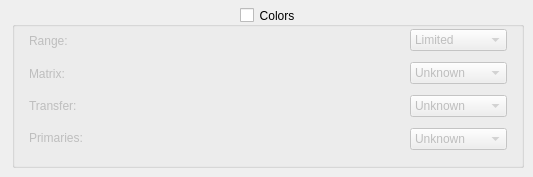
        <widget class="QWidget" name="Colors3Tab">
         <attribute name="title">
          <string>Colors</string>
         </attribute>
         <widget class="QGroupBox" name="ColorsHDRGB">
          <property name="geometry">
           <rect>
            <x>12</x>
            <y>7</y>
            <width>512</width>
            <height>161</height>
           </rect>
          </property>
          <property name="toolTip">
           <string>Enables/disables color specification in x265 metadata.</string>
          </property>
          <property name="title">
           <string>Colors</string>
          </property>
          <property name="alignment">
           <set>Qt::AlignCenter</set>
          </property>
          <property name="checkable">
           <bool>true</bool>
          </property>
          <property name="checked">
           <bool>false</bool>
          </property>
          <widget class="QLabel" name="ColorRangeLabel">
           <property name="geometry">
            <rect>
             <x>17</x>
             <y>22</y>
             <width>69</width>
             <height>24</height>
            </rect>
           </property>
           <property name="text">
            <string>Range:</string>
           </property>
          </widget>
          <widget class="QLabel" name="ColorMatrixLabel">
           <property name="geometry">
            <rect>
             <x>17</x>
             <y>59</y>
             <width>72</width>
             <height>16</height>
            </rect>
           </property>
           <property name="text">
            <string>Matrix:</string>
           </property>
          </widget>
          <widget class="QComboBox" name="ColorTransferDD">
           <property name="geometry">
            <rect>
             <x>398</x>
             <y>88</y>
             <width>97</width>
             <height>22</height>
            </rect>
           </property>
           <property name="toolTip">
            <string>Sets the color transfer.</string>
           </property>
           <item>
            <property name="text">
             <string>Unknown</string>
            </property>
           </item>
           <item>
            <property name="text">
             <string>BT709</string>
            </property>
           </item>
           <item>
            <property name="text">
             <string>BT470m</string>
            </property>
           </item>
           <item>
            <property name="text">
             <string>BT470bg</string>
            </property>
           </item>
           <item>
            <property name="text">
             <string>Log100</string>
            </property>
           </item>
           <item>
            <property name="text">
             <string>Log316</string>
            </property>
           </item>
           <item>
            <property name="text">
             <string>SMPTE170m</string>
            </property>
           </item>
           <item>
            <property name="text">
             <string>SMPTE240m</string>
            </property>
           </item>
           <item>
            <property name="text">
             <string>SMPTE2084</string>
            </property>
           </item>
           <item>
            <property name="text">
             <string>SMPTE428</string>
            </property>
           </item>
          </widget>
          <widget class="QLabel" name="ColorPrimariesLabel">
           <property name="geometry">
            <rect>
             <x>17</x>
             <y>121</y>
             <width>89</width>
             <height>20</height>
            </rect>
           </property>
           <property name="text">
            <string>Primaries:</string>
           </property>
          </widget>
          <widget class="QLabel" name="ColorTransferLabel">
           <property name="geometry">
            <rect>
             <x>17</x>
             <y>88</y>
             <width>85</width>
             <height>22</height>
            </rect>
           </property>
           <property name="text">
            <string>Transfer:</string>
           </property>
          </widget>
          <widget class="QComboBox" name="ColorRangeDD">
           <property name="geometry">
            <rect>
             <x>398</x>
             <y>22</y>
             <width>97</width>
             <height>22</height>
            </rect>
           </property>
           <property name="toolTip">
            <string>Sets the color range.</string>
           </property>
           <item>
            <property name="text">
             <string>Limited</string>
            </property>
           </item>
           <item>
            <property name="text">
             <string>Full</string>
            </property>
           </item>
          </widget>
          <widget class="QComboBox" name="ColorMatrixDD">
           <property name="geometry">
            <rect>
             <x>398</x>
             <y>55</y>
             <width>97</width>
             <height>22</height>
            </rect>
           </property>
           <property name="toolTip">
            <string>Sets the color matrix.</string>
           </property>
           <item>
            <property name="text">
             <string>Unknown</string>
            </property>
           </item>
           <item>
            <property name="text">
             <string>BT709</string>
            </property>
           </item>
           <item>
            <property name="text">
             <string>FCC</string>
            </property>
           </item>
           <item>
            <property name="text">
             <string>BT470bg</string>
            </property>
           </item>
           <item>
            <property name="text">
             <string>SMPTE170m</string>
            </property>
           </item>
           <item>
            <property name="text">
             <string>SMPTE240m</string>
            </property>
           </item>
           <item>
            <property name="text">
             <string>YCgCo</string>
            </property>
           </item>
           <item>
            <property name="text">
             <string>BT2020nc</string>
            </property>
           </item>
           <item>
            <property name="text">
             <string>BT2020c</string>
            </property>
           </item>
           <item>
            <property name="text">
             <string>SMTPE2085</string>
            </property>
           </item>
          </widget>
          <widget class="QComboBox" name="ColorPrimariesDD">
           <property name="geometry">
            <rect>
             <x>398</x>
             <y>121</y>
             <width>97</width>
             <height>22</height>
            </rect>
           </property>
           <property name="toolTip">
            <string>Sets the color primaries.</string>
           </property>
           <item>
            <property name="text">
             <string>Unknown</string>
            </property>
           </item>
           <item>
            <property name="text">
             <string>BT709</string>
            </property>
           </item>
           <item>
            <property name="text">
             <string>BT470m</string>
            </property>
           </item>
           <item>
            <property name="text">
             <string>BT470bg</string>
            </property>
           </item>
           <item>
            <property name="text">
             <string>SMPTE170m</string>
            </property>
           </item>
           <item>
            <property name="text">
             <string>SMPTE240m</string>
            </property>
           </item>
           <item>
            <property name="text">
             <string>BT2020</string>
            </property>
           </item>
           <item>
            <property name="text">
             <string>SMPTE428</string>
            </property>
           </item>
           <item>
            <property name="text">
             <string>SMPTE431</string>
            </property>
           </item>
           <item>
            <property name="text">
             <string>SMPTE432</string>
            </property>
           </item>
          </widget>
         </widget>
        </widget>
